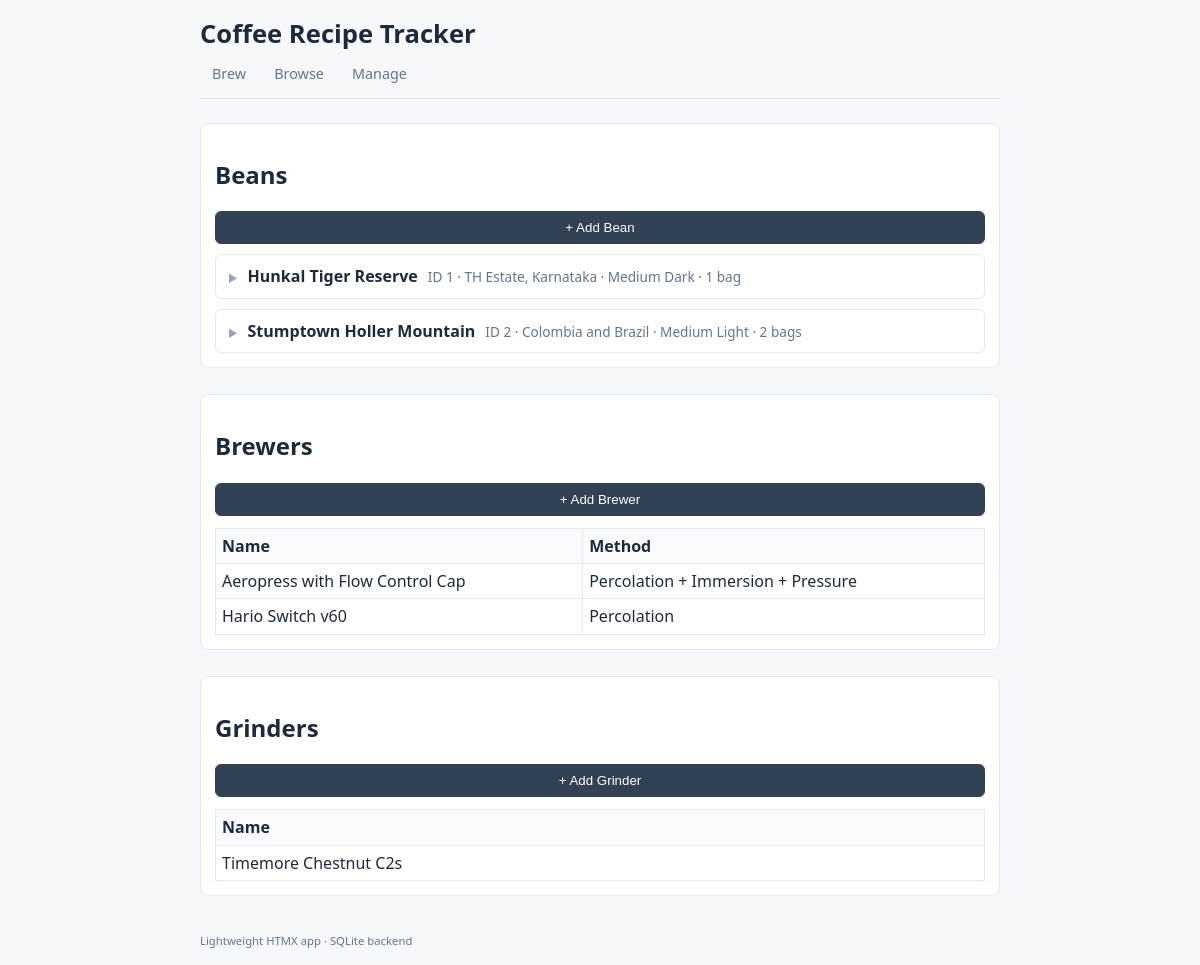
/manage, run on the app's committed database.
### app/models.py (models this page shows)
class Bean(SQLModel, table=True):
    id: Optional[int] = Field(default=None, primary_key=True)
    name: str
    origin: Optional[str] = None
    roast_level: Optional[str] = None
    flavor_notes: Optional[str] = None
    notes: Optional[str] = None
    bags: List["BeanBag"] = Relationship(back_populates="bean")
    recipes: List["Recipe"] = Relationship(back_populates="bean")

class Brewer(SQLModel, table=True):
    id: Optional[int] = Field(default=None, primary_key=True)
    name: str
    method: Optional[str] = None
    notes: Optional[str] = None
    recipes: List["Recipe"] = Relationship(back_populates="brewer")

class Grinder(SQLModel, table=True):
    id: Optional[int] = Field(default=None, primary_key=True)
    name: str
    notes: Optional[str] = None
    recipes: List["Recipe"] = Relationship(back_populates="grinder")

### app/main.py (the view)
@app.get("/manage", response_class=HTMLResponse)
def manage(request: Request):
    with Session(db.engine) as session:
        beans = crud.get_beans(session)
        beans_with_bags = [
            (bean, [(bag, crud.get_remaining_quantity(session, bag)) for bag in crud.get_bags_for_bean(session, bean.id)])  # type: ignore[arg-type]
            for bean in beans
        ]
        brewers = crud.get_brewers(session)
        grinders = crud.get_grinders(session)
        return templates.TemplateResponse("manage.html", {
            "request": request,
            "beans_with_bags": beans_with_bags,
            "brewers": brewers,
            "grinders": grinders,
        })

### app/templates/manage.html (shortened to what this page needs)
{% extends 'base.html' %}
{% block content %}
<div class="grid">
    <section class="card">
        <h2>Beans</h2>
        <button onclick="toggleForm('bean-form')">+ Add Bean</button>
        {% for bean, bags in beans_with_bags %}
        <details class="bean-block">
            <summary class="bean-summary">
                <span class="bean-title">{{ bean.name }}</span>
                <span class="bean-meta">
                    ID {{ bean.id }}
                    {% if bean.origin %} · {{ bean.origin }}{% endif %}
                    {% if bean.roast_level %} · {{ bean.roast_level }}{% endif %}
                    · {{ bags|length }} bag{{ 's' if bags|length != 1 else '' }}
                </span>
            </summary>
        </details>
        {% else %}
        <p class="muted" style="margin-top:12px">No beans yet.</p>
        {% endfor %}
    </section>
    <section class="card">
        <h2>Brewers</h2>
        <button onclick="toggleForm('brewer-form')">+ Add Brewer</button>
        {% if brewers %}
        <table class="delta-table" style="margin-top:12px">
            <thead><tr><th>Name</th><th>Method</th></tr></thead>
            <tbody>
                {% for b in brewers %}
                <tr><td>{{ b.name }}</td><td>{{ b.method or '-' }}</td></tr>
                {% endfor %}
            </tbody>
        </table>
        {% endif %}
    </section>
    <section class="card">
        <h2>Grinders</h2>
        <button onclick="toggleForm('grinder-form')">+ Add Grinder</button>
        {% if grinders %}
        <table class="delta-table" style="margin-top:12px">
            <thead><tr><th>Name</th></tr></thead>
            <tbody>
                {% for g in grinders %}
                <tr><td>{{ g.name }}</td></tr>
                {% endfor %}
            </tbody>
        </table>
        {% endif %}
    </section>
</div>
{% endblock %}

### app/templates/base.html (shortened to what this page needs)
<!doctype html>
<html lang="en">
<head>
    <link rel="stylesheet" href="/static/styles.css" />
</head>
<body>
    <div class="app-shell">
        <header>
            <h1>Coffee Recipe Tracker</h1>
            <nav>
                <a href="/">Brew</a>
                <a href="/browse">Browse</a>
                <a href="/manage">Manage</a>
            </nav>
        </header>
        <main>
            {% block content %}{% endblock %}
        </main>
        <footer>
            <small>Lightweight HTMX app · SQLite backend</small>
        </footer>
    </div>
</body>
</html>

### app/static/styles.css (style rules this page uses)
* { box-sizing: border-box; }
body { margin: 0; font-family: ui-sans-serif, system-ui, -apple-system, Segoe UI, sans-serif; background: #f7f8fc; color: #1e293b; line-height: 1.4; padding: 16px; }
.app-shell { max-width: 800px; margin: 0 auto; }
header h1 { margin: 0 0 8px; font-size: 1.6rem; }
nav { display: flex; gap: 4px; margin-bottom: 1.5rem; border-bottom: 1px solid #e2e8f0; padding-bottom: 10px; }
nav a { text-decoration: none; color: #64748b; font-size: 0.9rem; padding: 4px 12px; border-radius: 6px; }
.card { background: #fff; border: 1px solid #e2e8f0; border-radius: 8px; padding: 14px; margin-bottom: 14px; }
.grid { display: grid; gap: 12px; }
input, select, textarea, button { width: 100%; padding: 8px; border: 1px solid #cbd5e1; border-radius: 6px; background: #fff; box-sizing: border-box; }
button { background: #334155; color: #fff; border: 1px solid #334155; cursor: pointer; }
footer { font-size: 0.85rem; color: #64748b; margin-top: 20px; }
.bean-block { border: 1px solid #e2e8f0; border-radius: 6px; padding: 10px 12px; margin-top: 10px; }
.bean-summary { display: flex; align-items: baseline; gap: 10px; cursor: pointer; list-style: none; user-select: none; }
.bean-summary::before { content: '▶'; font-size: 0.65rem; color: #94a3b8; transition: transform 0.15s; }
.bean-title { font-weight: 600; font-size: 1rem; }
.bean-meta { color: #64748b; font-size: 0.85rem; }
.delta-table { width: 100%; border-collapse: collapse; margin-top: 8px; }
.delta-table th, .delta-table td { border: 1px solid #e2e8f0; padding: 6px; text-align: left; }
.delta-table th { background: #f8fafc; font-weight: 600; }
@media (min-width: 700px) { .grid { grid-template-columns: 1fr; } }

### data on the page
Bean: name "Hunkal Tiger Reserve", id "1", origin "TH Estate, Karnataka", roast_level "Medium Dark", bags "1"
Bean: name "Stumptown Holler Mountain", id "2", origin "Colombia and Brazil", roast_level "Medium Light", bags "2", value "s"
Brewer: name "Aeropress with Flow Control Cap", method "Percolation + Immersion + Pressure"
Brewer: name "Hario Switch v60", method "Percolation"
Grinder: name "Timemore Chestnut C2s"
